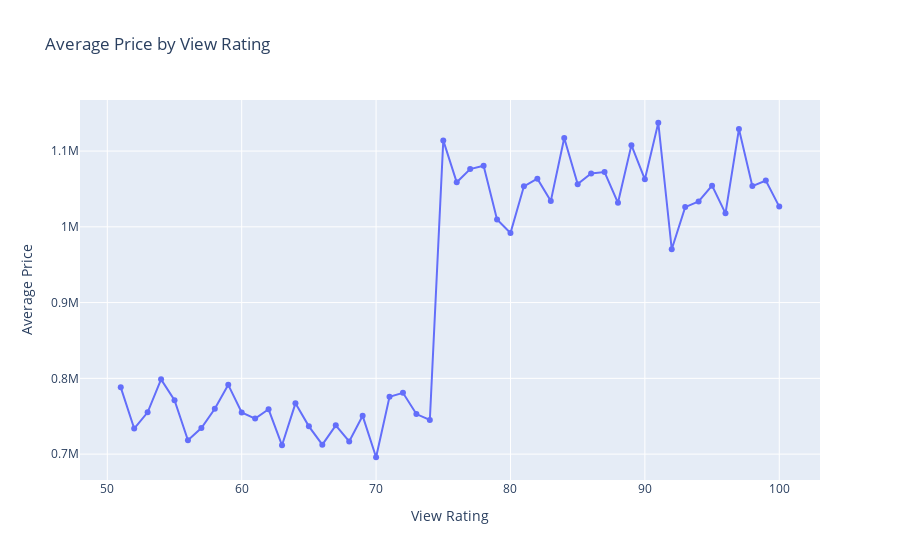

The code cell stored with this chart in its notebook:
### Code cell
# 6. What is the average price of a home per "view" rating, rounded to two decimal places,
# having an average home price greater than or equal to $350,000? Order by descending view rating. 
# Although this is a small dataset, determine the run time for this query.

start_time = time.time()

# This query will be used multiple times, save it to a variable
QUERY_VIEW_RATING = """
                    SELECT
                        view,
                        ROUND(AVG(price), 2) AS avg_price
                    FROM home_sales
                    GROUP BY view
                    HAVING avg_price >= 350000
                    ORDER BY view DESC
                    """
result4 = spark.sql(QUERY_VIEW_RATING)

# Show table
result4.show()

print("--- %s seconds ---" % (time.time() - start_time))

#row_count = result4.count()
#print(f"Number of rows: {row_count}")

# Convert to Pandas DataFrame for plotting
pandas_df = result4.toPandas()

# Create a Plotly graph
fig = px.line(pandas_df, x="view", y="avg_price", title='Average Price by View Rating', markers=True)
fig.update_xaxes(title_text="View Rating")
fig.update_yaxes(title_text="Average Price")
fig.show()

# Create a Matplotlib graph
#plt.figure(figsize=(10, 6))
#plt.plot(pandas_df['view'], pandas_df['avg_price'], marker='o', linestyle='-')
#plt.title("Average Price by View Rating")
#plt.xlabel("View Rating")
#plt.ylabel("Average Price")
#plt.xticks(rotation=45)
#plt.grid(True)
#plt.show()

### Figure 1 — Plotly figure (JSON) as saved in the notebook; plotly's stock layout.template omitted (floating-point values rounded to 4 significant figures)
{"data": [{"hovertemplate": "view=%{x}<br>avg_price=%{y}<extra></extra>", "legendgroup": "", "line": {"color": "#636efa", "dash": "solid"}, "marker": {"symbol": "circle"}, "mode": "lines+markers", "name": "", "orientation": "v", "showlegend": false, "type": "scatter", "x": [100, 99, 98, 97, 96, 95, 94, 93, 92, 91, 90, 89, 88, 87, 86, 85, 84, 83, 82, 81, 80, 79, 78, 77, 76, 75, 74, 73, 72, 71, 70, 69, 68, 67, 66, 65, 64, 63, 62, 61, 60, 59, 58, 57, 56, 55, 54, 53, 52, 51], "xaxis": "x", "y": [1027000.0, 1061000.0, 1054000.0, 1129000.0, 1018000.0, 1054000.0, 1034000.0, 1026000.0, 970400.0, 1137000.0, 1063000.0, 1108000.0, 1032000.0, 1072000.0, 1070000.0, 1056000.0, 1117000.0, 1034000.0, 1063498, 1053000.0, 991800.0, 1010000.0, 1081000.0, 1076000.0, 1059000.0, 1114000.0, 745077, 752900.0, 780900.0, 775700.0, 695900.0, 750500.0, 716800.0, 738000.0, 712475, 736700.0, 767000.0, 711600.0, 759200.0, 746900.0, 754900.0, 791453, 759800.0, 734300.0, 718200.0, 771200.0, 798700.0, 755200.0, 733800.0, 788100.0], "yaxis": "y"}], "layout": {"legend": {"tracegroupgap": 0}, "title": {"text": "Average Price by View Rating"}, "xaxis": {"anchor": "y", "domain": [0, 1], "title": {"text": "View Rating"}}, "yaxis": {"anchor": "x", "domain": [0, 1], "title": {"text": "Average Price"}}}}
